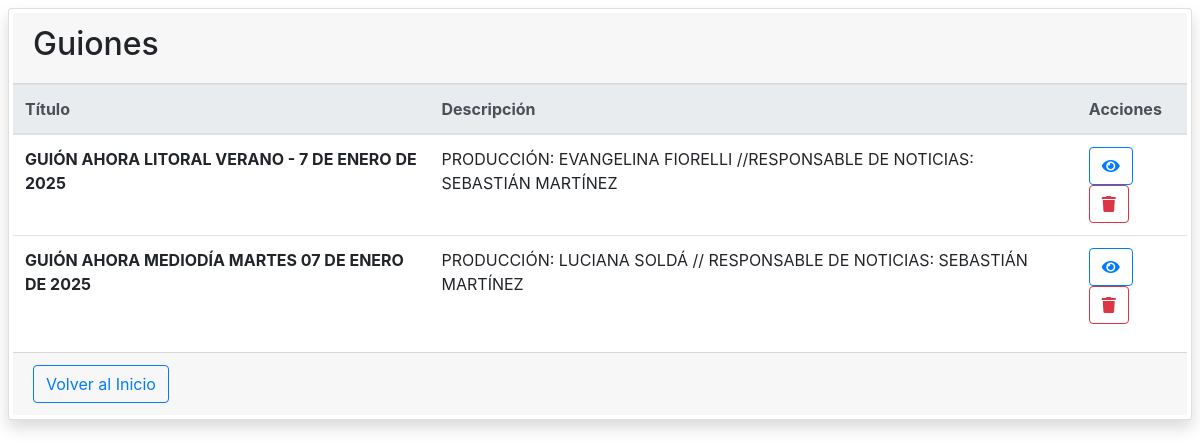
Page /listado_guiones on the committed database.
### app.py (models this page shows)
class Guion(db.Model):
    __tablename__ = 'guion'
    id = db.Column(db.Integer, primary_key=True)
    nombre = db.Column(db.String(200), nullable=False)
    descripcion = db.Column(db.String(500), nullable=False)
    textos = db.relationship('Texto', backref='guion', lazy=True)

### app.py (the view)
@app.route('/listado_guiones')
def listado_guiones():
    guiones = Guion.query.all()
    return render_template('listado_guiones.html', guiones=guiones)

### templates/listado_guiones.html (shortened to what this page needs)
{% extends "base.html" %}
{% block extra_script %}
    <link rel="stylesheet" href="{{ url_for('static', filename='css/@fortawesome/fontawesome-free/css/all.min.css') }}">
{% endblock extra_script %}
{% block body %}
    <div class="card shadow p-1 m-2 rounded">
        <div class="card-header">
            <h2>Guiones</h2>
        </div>
        <div class="card-body p-0 m-0">
            <table class="table table-hover">
                <thead class="thead-light">
                <tr>
                    <th>Título</th>
                    <th>Descripción</th>
                    <th>Acciones</th>
                </tr>
                </thead>
                <tbody>
                {% for guion in guiones %}
                    <tr>
                        <td><strong>{{ guion.nombre }}</strong></td>
                        <td>{{ guion.descripcion }}</td>
                        <td>
                            <a href="{{ url_for('ver_guion', id=guion.id) }}">
                                <button class="btn btn-outline-primary"><i class="fas fa-eye"></i></button>
                            </a>
                            <button class="btn btn-outline-danger" onclick="borrarGuion({{ guion.id }})"><i
                                    class="fas fa-trash"></i></button>
                        </td>
                    </tr>
                {% endfor %}
                </tbody>
            </table>
        </div>
        <div class="card-footer">
            <a href="/">
                <button class="btn btn-outline-primary">Volver al Inicio</button>
            </a>
        </div>
    </div>
{% endblock body %}

### templates/base.html (shortened to what this page needs)
<!DOCTYPE html>
<html lang="es">
<head>
    <link rel="stylesheet" href="{{ url_for('static', filename='bootstrap-4.1.3/dist/css/bootstrap.css') }}">
    {% block extra_script %}
    {% endblock extra_script %}
</head>
<body>
{% block body %}
{% endblock body %}
</body>
</html>

### rows in the picture
Guion: nombre "GUIÓN AHORA LITORAL VERANO - 7 DE ENERO DE 2025", descripcion "PRODUCCIÓN: EVANGELINA FIORELLI //RESPONSABLE DE NOTICIAS: SEBASTIÁN MARTÍNEZ"
Guion: nombre "GUIÓN AHORA MEDIODÍA MARTES 07 DE ENERO DE 2025", descripcion "PRODUCCIÓN: LUCIANA SOLDÁ // RESPONSABLE DE NOTICIAS: SEBASTIÁN MARTÍNEZ"
